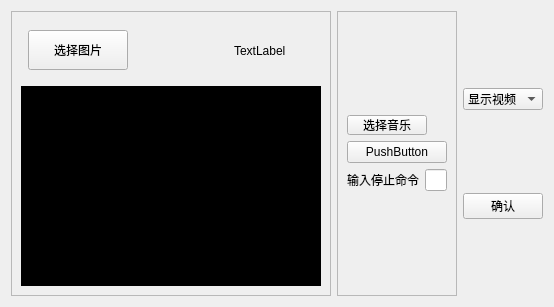
<?xml version="1.0" encoding="UTF-8"?>
<ui version="4.0">
 <class>Form</class>
 <widget class="QWidget" name="Form">
  <property name="geometry">
   <rect>
    <x>0</x>
    <y>0</y>
    <width>542</width>
    <height>307</height>
   </rect>
  </property>
  <property name="windowTitle">
   <string>Form</string>
  </property>
  <layout class="QHBoxLayout" name="horizontalLayout_3" stretch="4,2,1">
   <item>
    <widget class="QFrame" name="frame">
     <property name="frameShape">
      <enum>QFrame::StyledPanel</enum>
     </property>
     <property name="frameShadow">
      <enum>QFrame::Raised</enum>
     </property>
     <layout class="QVBoxLayout" name="verticalLayout_4">
      <item>
       <layout class="QVBoxLayout" name="verticalLayout_2" stretch="1,3">
        <item>
         <layout class="QHBoxLayout" name="horizontalLayout_5" stretch="1,3,3">
          <item>
           <widget class="QPushButton" name="file">
            <property name="maximumSize">
             <size>
              <width>100</width>
              <height>40</height>
             </size>
            </property>
            <property name="text">
             <string>选择图片</string>
            </property>
           </widget>
          </item>
          <item>
           <widget class="QLabel" name="path">
            <property name="maximumSize">
             <size>
              <width>80</width>
              <height>100</height>
             </size>
            </property>
            <property name="text">
             <string/>
            </property>
           </widget>
          </item>
          <item>
           <widget class="QLabel" name="picture">
            <property name="maximumSize">
             <size>
              <width>80</width>
              <height>100</height>
             </size>
            </property>
            <property name="text">
             <string>TextLabel</string>
            </property>
           </widget>
          </item>
         </layout>
        </item>
        <item>
         <widget class="QLabel" name="video">
          <property name="minimumSize">
           <size>
            <width>300</width>
            <height>200</height>
           </size>
          </property>
          <property name="autoFillBackground">
           <bool>false</bool>
          </property>
          <property name="styleSheet">
           <string notr="true">background-color: rgb(0, 0, 0);</string>
          </property>
          <property name="text">
           <string/>
          </property>
         </widget>
        </item>
       </layout>
      </item>
     </layout>
    </widget>
   </item>
   <item>
    <widget class="QFrame" name="frame_4">
     <property name="frameShape">
      <enum>QFrame::StyledPanel</enum>
     </property>
     <property name="frameShadow">
      <enum>QFrame::Raised</enum>
     </property>
     <layout class="QVBoxLayout" name="verticalLayout_7">
      <item>
       <layout class="QVBoxLayout" name="verticalLayout_6" stretch="2,2">
        <item>
         <layout class="QVBoxLayout" name="verticalLayout" stretch="3,1">
          <item>
           <layout class="QHBoxLayout" name="horizontalLayout">
            <item>
             <widget class="QPushButton" name="alarm">
              <property name="maximumSize">
               <size>
                <width>3000</width>
                <height>20</height>
               </size>
              </property>
              <property name="text">
               <string>选择音乐</string>
              </property>
             </widget>
            </item>
            <item>
             <widget class="QLabel" name="alarmPath">
              <property name="maximumSize">
               <size>
                <width>3000</width>
                <height>20</height>
               </size>
              </property>
              <property name="text">
               <string/>
              </property>
             </widget>
            </item>
           </layout>
          </item>
          <item>
           <widget class="QPushButton" name="play_sound">
            <property name="text">
             <string>PushButton</string>
            </property>
           </widget>
          </item>
         </layout>
        </item>
        <item>
         <layout class="QVBoxLayout" name="verticalLayout_3">
          <item>
           <layout class="QHBoxLayout" name="horizontalLayout_2">
            <item>
             <widget class="QLabel" name="string">
              <property name="text">
               <string>输入停止命令</string>
              </property>
             </widget>
            </item>
            <item>
             <widget class="QLineEdit" name="lineEdit"/>
            </item>
           </layout>
          </item>
         </layout>
        </item>
       </layout>
      </item>
     </layout>
    </widget>
   </item>
   <item>
    <layout class="QVBoxLayout" name="verticalLayout_5">
     <item>
      <widget class="QComboBox" name="open_close">
       <item>
        <property name="text">
         <string>显示视频</string>
        </property>
       </item>
       <item>
        <property name="text">
         <string>隐藏视频</string>
        </property>
       </item>
      </widget>
     </item>
     <item>
      <widget class="QPushButton" name="comfirm">
       <property name="text">
        <string>确认</string>
       </property>
      </widget>
     </item>
    </layout>
   </item>
  </layout>
 </widget>
 <resources/>
 <connections/>
</ui>
